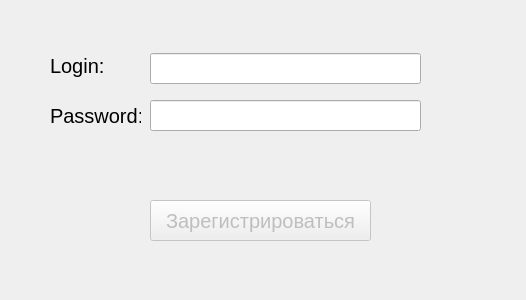
<?xml version="1.0" encoding="UTF-8"?>
<ui version="4.0">
 <class>Registration</class>
 <widget class="QDialog" name="Registration">
  <property name="geometry">
   <rect>
    <x>0</x>
    <y>0</y>
    <width>526</width>
    <height>300</height>
   </rect>
  </property>
  <property name="minimumSize">
   <size>
    <width>526</width>
    <height>300</height>
   </size>
  </property>
  <property name="maximumSize">
   <size>
    <width>526</width>
    <height>300</height>
   </size>
  </property>
  <property name="windowTitle">
   <string>Dialog</string>
  </property>
  <widget class="QLineEdit" name="LoginBoxR">
   <property name="geometry">
    <rect>
     <x>150</x>
     <y>53</y>
     <width>271</width>
     <height>31</height>
    </rect>
   </property>
   <property name="font">
    <font>
     <pointsize>15</pointsize>
    </font>
   </property>
  </widget>
  <widget class="QLabel" name="label_3">
   <property name="geometry">
    <rect>
     <x>50</x>
     <y>100</y>
     <width>91</width>
     <height>31</height>
    </rect>
   </property>
   <property name="font">
    <font>
     <pointsize>15</pointsize>
    </font>
   </property>
   <property name="text">
    <string>Password:</string>
   </property>
  </widget>
  <widget class="QLineEdit" name="PasswordBoxR">
   <property name="geometry">
    <rect>
     <x>150</x>
     <y>100</y>
     <width>271</width>
     <height>31</height>
    </rect>
   </property>
   <property name="font">
    <font>
     <pointsize>15</pointsize>
    </font>
   </property>
  </widget>
  <widget class="QLabel" name="label_2">
   <property name="geometry">
    <rect>
     <x>50</x>
     <y>50</y>
     <width>61</width>
     <height>31</height>
    </rect>
   </property>
   <property name="font">
    <font>
     <pointsize>15</pointsize>
    </font>
   </property>
   <property name="text">
    <string>Login:</string>
   </property>
  </widget>
  <widget class="QPushButton" name="RegButton">
   <property name="enabled">
    <bool>false</bool>
   </property>
   <property name="geometry">
    <rect>
     <x>150</x>
     <y>200</y>
     <width>221</width>
     <height>41</height>
    </rect>
   </property>
   <property name="font">
    <font>
     <pointsize>15</pointsize>
    </font>
   </property>
   <property name="text">
    <string>Зарегистрироваться</string>
   </property>
  </widget>
 </widget>
 <resources/>
 <connections/>
</ui>
